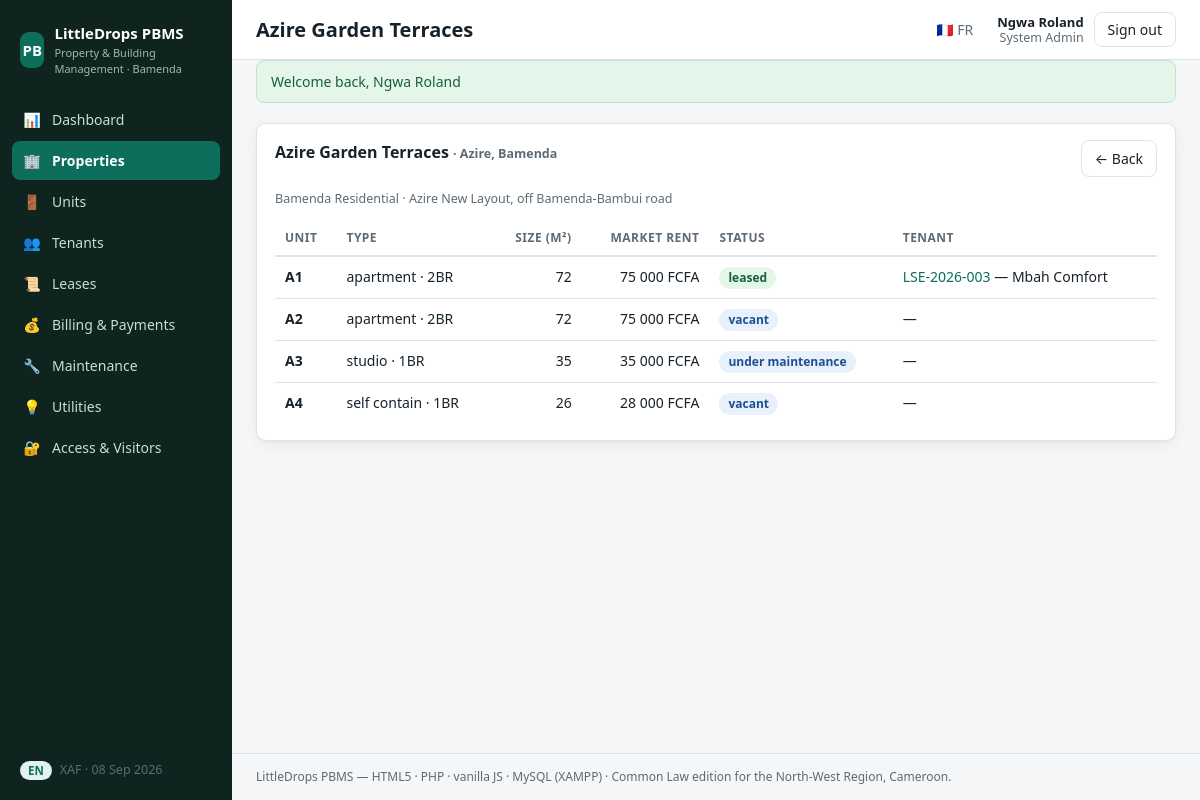
The page /index.php?r=properties/2 (signed in) on the database its author committed.
### tables this page shows
CREATE TABLE IF NOT EXISTS buildings (
  id           INT UNSIGNED AUTO_INCREMENT PRIMARY KEY,
  portfolio_id INT UNSIGNED NOT NULL,
  name         VARCHAR(120) NOT NULL,
  quarter      VARCHAR(80)  NOT NULL,            
  city         VARCHAR(80)  NOT NULL DEFAULT 'Bamenda',
  region       VARCHAR(80)  NOT NULL DEFAULT 'North-West',
  address      VARCHAR(200) NULL,
  lat          DECIMAL(10,7) NULL,
  lng          DECIMAL(10,7) NULL,
  created_at   DATETIME NOT NULL DEFAULT CURRENT_TIMESTAMP,
  CONSTRAINT fk_buildings_portfolio FOREIGN KEY (portfolio_id) REFERENCES portfolios(id)
    ON DELETE RESTRICT ON UPDATE CASCADE,
  INDEX idx_buildings_quarter (quarter)
);

CREATE TABLE IF NOT EXISTS portfolios (
  id         INT UNSIGNED AUTO_INCREMENT PRIMARY KEY,
  name       VARCHAR(120) NOT NULL,
  owner_id   INT UNSIGNED NULL,
  notes      TEXT NULL,
  created_at DATETIME NOT NULL DEFAULT CURRENT_TIMESTAMP
);

CREATE TABLE IF NOT EXISTS leases (
  id             INT UNSIGNED AUTO_INCREMENT PRIMARY KEY,
  code           VARCHAR(20) NOT NULL UNIQUE,    
  unit_id        INT UNSIGNED NOT NULL,
  tenant_id      INT UNSIGNED NOT NULL,
  start_date     DATE NOT NULL,
  end_date       DATE NOT NULL,
  rent_xaf       BIGINT UNSIGNED NOT NULL,
  billing_cycle  ENUM('monthly','quarterly','annually') NOT NULL DEFAULT 'monthly',
  rent_type      ENUM('fixed','dynamic') NOT NULL DEFAULT 'fixed',
  escalation_pct DECIMAL(5,2) NULL,              
  escalation_interval_months SMALLINT UNSIGNED NULL,
  grace_days     SMALLINT UNSIGNED NOT NULL DEFAULT 7,
  penalty_pct    DECIMAL(5,2)  NOT NULL DEFAULT 5.00,
  deposit_xaf    BIGINT UNSIGNED NOT NULL DEFAULT 0,
  deposit_paid   TINYINT(1) NOT NULL DEFAULT 0,
   
  legal_system   ENUM('common_law','civil_law') NOT NULL DEFAULT 'common_law',
  jurisdiction   VARCHAR(160) NOT NULL DEFAULT 'Bamenda, North-West Region, Cameroon',
  notice_to_quit_days SMALLINT UNSIGNED NOT NULL DEFAULT 30,
  status         ENUM('draft','active','expired','terminated','in_recovery') NOT NULL DEFAULT 'draft',
  signed_at      DATETIME NULL,
  witness_1      VARCHAR(120) NULL,
  witness_2      VARCHAR(120) NULL,
  stamp_duty_paid TINYINT(1) NOT NULL DEFAULT 0,
  notes          TEXT NULL,
  created_at     DATETIME NOT NULL DEFAULT CURRENT_TIMESTAMP,
  CONSTRAINT fk_leases_unit FOREIGN KEY (unit_id) REFERENCES units(id)
    ON DELETE RESTRICT ON UPDATE CASCADE,
  CONSTRAINT fk_leases_tenant FOREIGN KEY (tenant_id) REFERENCES tenants(id)
    ON DELETE RESTRICT ON UPDATE CASCADE,
  INDEX idx_leases_status (status)
);

CREATE TABLE IF NOT EXISTS units (
  id             INT UNSIGNED AUTO_INCREMENT PRIMARY KEY,
  building_id    INT UNSIGNED NOT NULL,
  floor_id       INT UNSIGNED NULL,
  code           VARCHAR(30) NOT NULL,
  unit_type      ENUM('apartment','duplex','studio','shop','office','store','duplex_flat','self_contain') NOT NULL DEFAULT 'apartment',
  sqm            DECIMAL(7,2) NULL,
  bedrooms       TINYINT UNSIGNED NULL,
  bathrooms      TINYINT UNSIGNED NULL,
  market_rent_xaf BIGINT UNSIGNED NOT NULL DEFAULT 0,
  status         ENUM('vacant','leased','under_maintenance','reserved','out_of_service') NOT NULL DEFAULT 'vacant',
  amenities      TEXT NULL,                      
  condition_report TEXT NULL,                    
  created_at     DATETIME NOT NULL DEFAULT CURRENT_TIMESTAMP,
  CONSTRAINT fk_units_building FOREIGN KEY (building_id) REFERENCES buildings(id)
    ON DELETE CASCADE ON UPDATE CASCADE,
  CONSTRAINT fk_units_floor FOREIGN KEY (floor_id) REFERENCES floors(id)
    ON DELETE SET NULL ON UPDATE CASCADE,
  UNIQUE KEY uq_unit_code_per_building (building_id, code),
  INDEX idx_units_status (status)
);

CREATE TABLE IF NOT EXISTS tenants (
  id             INT UNSIGNED AUTO_INCREMENT PRIMARY KEY,
  user_id        INT UNSIGNED NULL,              
  kind           ENUM('individual','corporate') NOT NULL DEFAULT 'individual',
  name           VARCHAR(160) NOT NULL,
  email          VARCHAR(160) NULL,
  phone          VARCHAR(30)  NULL,
  alt_phone      VARCHAR(30)  NULL,
  emergency_name  VARCHAR(120) NULL,
  emergency_phone VARCHAR(30)  NULL,
  id_type        ENUM('national_id','passport','certificate_incorporation','residence_permit') NULL,
  id_number      VARCHAR(60) NULL,
  notes          TEXT NULL,
  created_at     DATETIME NOT NULL DEFAULT CURRENT_TIMESTAMP,
  CONSTRAINT fk_tenants_user FOREIGN KEY (user_id) REFERENCES users(id)
    ON DELETE SET NULL ON UPDATE CASCADE,
  INDEX idx_tenants_name (name)
);

### core/View.php (called while the page is built, shortened)
<?php
final class View
{
    public static function render(string $template, array $data = [], ?string $layout = 'app'): string
    {
        $php = self::resolve($template);
        extract($data, EXTR_SKIP);
        require $php;
        $content = (string) ob_get_clean();
        if ($layout !== null) {
            $content = (string) ob_get_clean();
        }
        return $content;
    }
    private static function resolve(string $template): string
    {
        [$module, $view] = explode('::', $template, 2);
        $file = dirname(__DIR__) . "/modules/$module/Views/" . str_replace(['..', '\\'], '', $view) . '.php';
        return $file;
    }
}

### modules/Properties/Controllers/PropertyController.php (called while the page is built, shortened)
<?php
final class PropertyController extends Controller
{
    public function show(array $params): void
    {
        $building = Building::find((int) $params['id']);
        $this->view('Properties::show', [
            'title'    => $building['name'],
            'building' => $building,
            'units'    => Unit::forBuilding((int) $building['id']),
        ]);
    }
}

### index.php (called while the page is built, shortened)
<?php
$router = new Core\Router();
$router->loadModules();
$router->dispatch(Core\Request::route());

### core/autoloader.php (called while the page is built, shortened)
<?php
spl_autoload_register(static function (string $class): void {
    $prefixes = [
        'Core\\'    => __DIR__ . '/',
        'Modules\\' => dirname(__DIR__) . '/modules/',
    ];
    foreach ($prefixes as $prefix => $baseDir) {
        if (str_starts_with($class, $prefix)) {
            $relative = str_replace('\\', '/', substr($class, strlen($prefix)));
            $file = $baseDir . $relative . '.php';
            return;
        }
    }
});

### core/Config.php (called while the page is built, shortened)
<?php
final class Config
{
    private static ?array $data = null;
    public static function load(): array
    {
        if (self::$data !== null) {
            return self::$data;
        }
        self::$data = [
            'app' => [
                'name'      => 'LittleDrops PBMS',
                'tagline'   => 'Property & Building Management · Bamenda, Cameroon',
                'locale'    => 'en',
                'timezone'  => 'Africa/Douala',
            ],
            'db' => [
                'driver'    => 'mysql',
                'host'      => '127.0.0.1',
                'port'      => 3306,
                'database'  => 'pbms',
                'username'  => 'root',
                'password'  => '',
                'charset'   => 'utf8mb4',
            ],
            'legal' => [
                'default_legal_system' => 'common_law',
                'default_jurisdiction' => 'Bamenda, North-West Region, Cameroon',
                'default_notice_days'  => 30,
                'late_fee_penalty_pct' => 5.00,
                'late_fee_grace_days'  => 7,
            ],
            'modules' => ['Auth', 'Dashboard', 'Properties', 'Tenants', 'Leases', 'Billing', 'Maintenance', 'Utilities', 'Access'],
        ];
        return self::$data;
    }
    public static function get(string $path, $default = null)
    {
        $node = self::load();
        foreach (explode('.', $path) as $key) {
            $node = $node[$key];
        }
        return $node;
    }
}

### core/Database.php (called while the page is built, shortened)
<?php
final class Database
{
    private static ?PDO $pdo = null;
    public static function pdo(): PDO
    {
        if (self::$pdo === null) {
            $db  = Config::get('db');
            $dsn = sprintf(
                'mysql:host=%s;port=%d;dbname=%s;charset=%s',
                $db['host'],
                (int) $db['port'],
                $db['database'],
                $db['charset']
            );
            self::$pdo = new PDO($dsn, $db['username'], $db['password'], [
                PDO::ATTR_ERRMODE            => PDO::ERRMODE_EXCEPTION,
                PDO::ATTR_DEFAULT_FETCH_MODE => PDO::FETCH_ASSOC,
                PDO::ATTR_EMULATE_PREPARES   => false,
            ]);
        }
        return self::$pdo;
    }
    public static function run(string $sql, array $params = []): PDOStatement
    {
        $st = self::pdo()->prepare($sql);
        $st->execute($params);
        return $st;
    }
    public static function rows(string $sql, array $params = []): array
    {
        return self::run($sql, $params)->fetchAll();
    }
    public static function row(string $sql, array $params = []): ?array
    {
        $row = self::run($sql, $params)->fetch();
        return $row === false ? null : $row;
    }
}

### modules/Properties/Models/Building.php (called while the page is built, shortened)
<?php
final class Building
{
    public static function find(int $id): ?array
    {
        return Database::row(
            'SELECT b.*, p.name AS portfolio_name, p.owner_id
               FROM buildings b JOIN portfolios p ON p.id = b.portfolio_id
              WHERE b.id = ?',
            [$id]
        );
    }
}

### core/helpers.php (called while the page is built, shortened)
<?php
function url(string $path = ''): string
{
    $path = ltrim($path, '/');
    $base = rtrim(dirname($_SERVER['SCRIPT_NAME'] ?? '/'), '/\\');
    return $path === '' ? $base . '/' : $base . "/index.php?r=" . urlencode($path);
}
function e(?string $s): string
{
    return htmlspecialchars((string) $s, ENT_QUOTES | ENT_SUBSTITUTE, 'UTF-8');
}
function t(string $key, array $replace = []): string
{
    static $dict = null;
    $dict ??= require __DIR__ . '/translations.php';
    $locale = \Core\Auth::locale();
    $text = $dict[$locale][$key] ?? $dict['en'][$key] ?? $key;
    return $text;
}
function fmt_xaf($amount): string
{
    return number_format((float) $amount, 0, ',', ' ') . ' FCFA';
}
function badge(string $status): string
{
    $s = strtolower(str_replace(' ', '-', $status));
    $green  = ['leased', 'active', 'paid', 'resolved', 'closed', 'confirmed', 'approved'];
    $amber  = ['reserved', 'partial', 'pending', 'assigned', 'in_progress', 'notice_to_quit_issued', 'demand_letter'];
    $red    = ['under-maintenance', 'out-of-service', 'unpaid', 'in_recovery', 'urgent', 'failed', 'notice_expired', 'enforcement'];
    if (in_array($s, $green, true)) {
        return 'badge badge-green';
    }
    return 'badge badge-blue';
}

### core/Auth.php (called while the page is built, shortened)
<?php
final class Auth
{
    public static function locale(): string
    {
        return $_SESSION['locale'] ?? Config::get('app.locale', 'en');
    }
}

### modules/Properties/Models/Unit.php (called while the page is built, shortened)
<?php
final class Unit
{
    public static function forBuilding(int $buildingId): array
    {
        return Database::rows(
            "SELECT u.*, l.id AS lease_id, l.code AS lease_code, l.status AS lease_status,
                    tn.name AS tenant_name
               FROM units u
               LEFT JOIN leases l ON l.unit_id = u.id AND l.status IN ('active','in_recovery')
               LEFT JOIN tenants tn ON tn.id = l.tenant_id
              WHERE u.building_id = ?
              ORDER BY u.code",
            [$buildingId]
        );
    }
}

### modules/Properties/Views/show.php (the view, shortened to what this page needs)
<section class="panel">
  <div class="panel-head">
    <h2><?= e($building['name']) ?> <span class="muted">· <?= e($building['quarter']) ?>, <?= e($building['city']) ?></span></h2>
    <a class="btn" href="<?= e(url('properties')) ?>">← <?= e(t('common.back')) ?></a>
  </div>
  <p class="muted"><?= e($building['portfolio_name']) ?> · <?= e($building['address'] ?? '') ?></p>
  <table class="table">
    <thead><tr>
      <th><?= e(t('prop.unit_code')) ?></th>
      <th><?= e(t('prop.unit_type')) ?></th>
      <th class="num"><?= e(t('prop.sqm')) ?></th>
      <th class="num"><?= e(t('prop.market_rent')) ?></th>
      <th><?= e(t('common.status')) ?></th>
      <th><?= e(t('lease.tenant')) ?></th>
    </tr></thead>
    <tbody>
      <?php foreach ($units as $u): ?>
      <tr>
        <td><strong><?= e($u['code']) ?></strong></td>
        <td><?= e(str_replace('_', ' ', $u['unit_type'])) ?><?= $u['bedrooms'] ? ' · ' . (int) $u['bedrooms'] . 'BR' : '' ?></td>
        <td class="num"><?= $u['sqm'] ? e(rtrim(rtrim((string) $u['sqm'], '0'), '.')) : '—' ?></td>
        <td class="num"><?= e(fmt_xaf($u['market_rent_xaf'])) ?></td>
        <td><span class="<?= e(badge($u['status'])) ?>"><?= e(str_replace('_', ' ', $u['status'])) ?></span></td>
        <td>
          <?php if ($u['lease_id']): ?>
            <a href="<?= e(url('leases/' . $u['lease_id'])) ?>"><?= e($u['lease_code']) ?></a> — <?= e($u['tenant_name']) ?>
          <?php else: ?>—<?php endif; ?>
        </td>
      </tr>
      <?php endforeach; ?>
    </tbody>
  </table>
</section>

### core/Router.php (shortened to what this page needs)
<?php
final class Router
{
    private array $routes = [];
    public function add(string $method, string $pattern, callable|array $handler): void
    {
        if (is_array($handler)) {
            [$class, $action] = $handler;
            $handler = static fn(array $params): mixed => (new $class())->{$action}($params);
        }
        $this->routes[strtoupper($method)][] = [$pattern, $handler];
    }
    public function dispatch(string $route): void
    {
        $method = Request::method();
        $route  = trim($route, '/');
        foreach ($this->routes[$method] ?? [] as [$pattern, $handler]) {
            $regex = '#^' . preg_replace('#\{(\w+)\}#', '(?P<$1>[^/]+)', $pattern) . '$#';
            if (preg_match($regex, $route, $m)) {
                $params = array_filter($m, 'is_string', ARRAY_FILTER_USE_KEY);
                $handler($params);
                return;
            }
        }
    }
}

### assets/css/app.css (style rules this page uses)
:root { --bg: #f4f6f8; --panel: #ffffff; --ink: #17222b; --muted: #5c6b77; --line: #dde4ea; --brand: #0e6e5c; --brand-ink: #ffffff; --brand-soft: #e3f2ee; --danger: #b3261e; --danger-soft: #fdeceb; --amber-soft: #fff4dc; --green-soft: #e4f5e9; --blue-soft: #e7f0fb; --radius: 10px; --shadow: 0 1px 2px rgba(23, 34, 43, .06), 0 4px 14px rgba(23, 34, 43, .05); --mono: "Consolas", "Menlo", monospace; }
* { box-sizing: border-box; }
html, body { margin: 0; padding: 0; }
body { font: 15px/1.5 system-ui, -apple-system, "Segoe UI", Roboto, Arial, sans-serif; background: var(--bg); color: var(--ink); }
a { color: var(--brand); text-decoration: none; }
.panel { background: var(--panel); border: 1px solid var(--line); border-radius: var(--radius); box-shadow: var(--shadow); padding: 16px 18px; }
.panel-head { display: flex; justify-content: space-between; align-items: flex-start; gap: 12px; flex-wrap: wrap; }
.panel h2 { font-size: 16px; margin: 0 0 10px; }
.table { width: 100%; border-collapse: collapse; font-size: 14px; }
.table th { text-align: left; font-size: 12px; text-transform: uppercase; letter-spacing: .04em; color: var(--muted); border-bottom: 2px solid var(--line); padding: 8px 10px; }
.table td { padding: 9px 10px; border-bottom: 1px solid var(--line); vertical-align: top; }
.table tr:last-child td { border-bottom: none; }
.table .num { text-align: right; font-variant-numeric: tabular-nums; white-space: nowrap; }
.muted { color: var(--muted); font-size: 12.5px; }
.badge { display: inline-block; padding: 2px 9px; border-radius: 999px; font-size: 12px; font-weight: 600; white-space: nowrap; }
.badge-green { background: var(--green-soft); color: #17603a; }
.badge-blue { background: var(--blue-soft); color: #1d4f91; }
.btn { display: inline-flex; align-items: center; gap: 6px; cursor: pointer; background: #fff; color: var(--ink); border: 1px solid var(--line); border-radius: 8px; padding: 7px 13px; font-size: 14px; font-family: inherit; }

### rows shown on the page
buildings: name "Azire Garden Terraces", quarter "Azire", city "Bamenda", portfolio.name "Bamenda Residential", address "Azire New Layout, off Bamenda-Bambui road"
leases: unit.code "A1", unit.unit_type "apartment", unit.bedrooms "2", unit.sqm "72", unit.market_rent_xaf "75 000 FCFA", unit.status "leased", code "LSE-2026-003", tenant.name "Mbah Comfort"
units: code "A2", unit_type "apartment", bedrooms "2", sqm "72", market_rent_xaf "75 000 FCFA", status "vacant"
units: code "A3", unit_type "studio", bedrooms "1", sqm "35", market_rent_xaf "35 000 FCFA", status "under maintenance"
units: code "A4", unit_type "self contain", bedrooms "1", sqm "26", market_rent_xaf "28 000 FCFA", status "vacant"

### other values the page prints
$icon "📊"
$label "Dashboard"
$icon "🏢"
$label "Properties"
$icon "🚪"
$label "Units"
$icon "👥"
$label "Tenants"
$icon "📜"
$label "Leases"
$icon "💰"
$label "Billing & Payments"
$icon "🔧"
$label "Maintenance"
$icon "💡"
